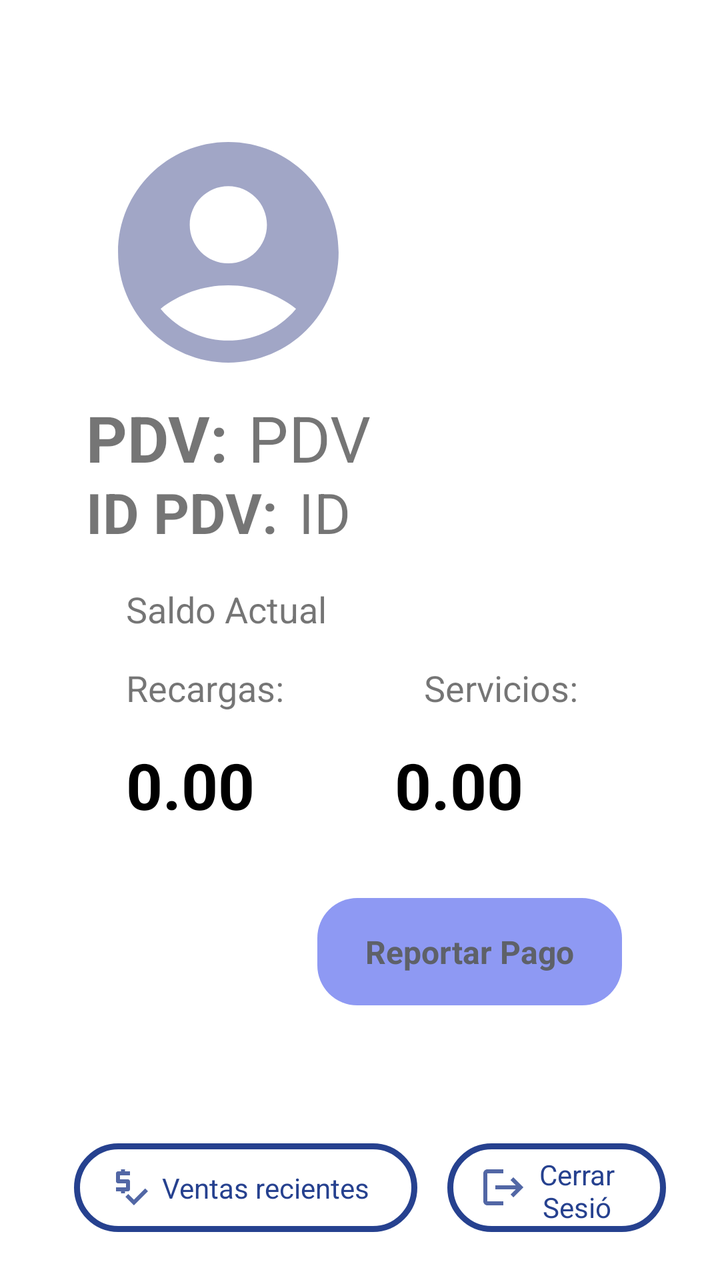
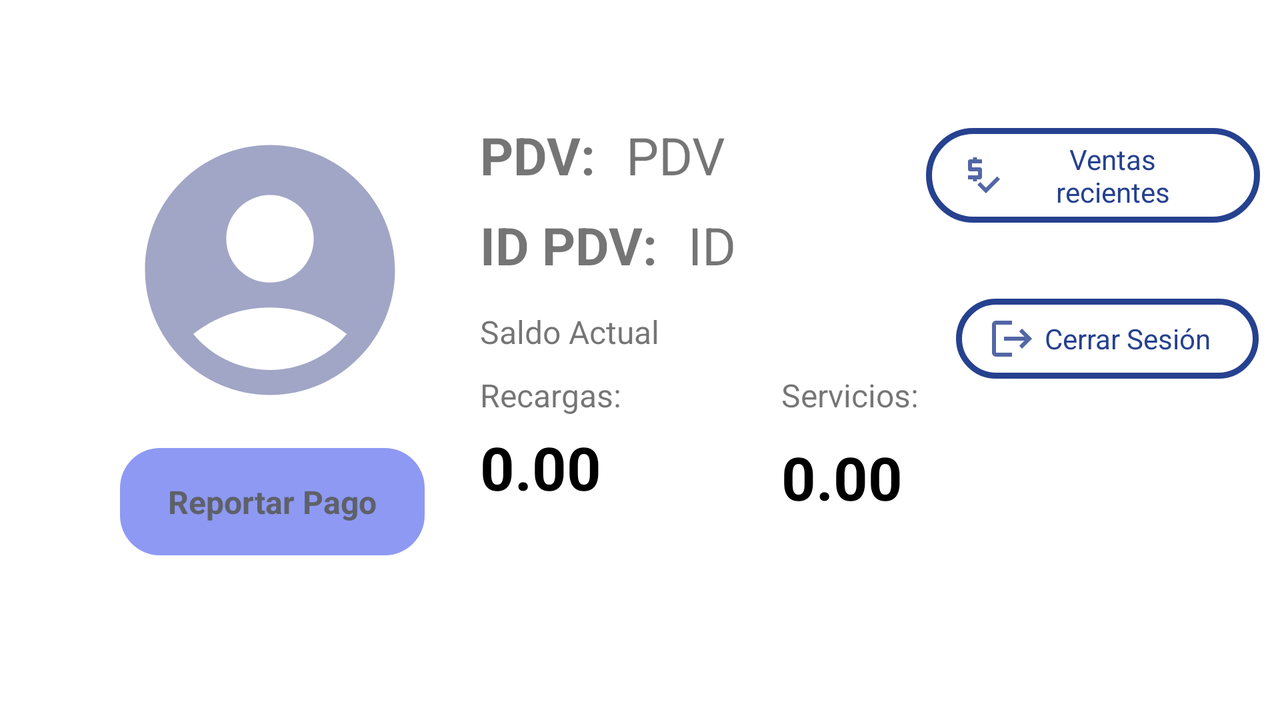

Compare how this app lays out the same screen by default and in its alternative resource folder. The renders come first, then the two layout files and the values they reference.
<!-- AndroidManifest.xml: application theme Theme.AppXtreme -->
<!-- res/layout/fragment_x_t_user.xml -->
<?xml version="1.0" encoding="utf-8"?>
<LinearLayout xmlns:android="http://schemas.android.com/apk/res/android"
    xmlns:app="http://schemas.android.com/apk/res-auto"
    xmlns:tools="http://schemas.android.com/tools"
    android:layout_width="match_parent"
    android:layout_height="match_parent"
    android:paddingTop="20dp"
    android:paddingBottom="20dp"
    android:paddingLeft="15dp"
    android:paddingRight="15dp"
    android:weightSum="4"
    android:orientation="vertical"
    tools:context=".main.user.ui.XTUserFragment">

    <RelativeLayout
        android:layout_width="match_parent"
        android:layout_height="0dp"
        android:gravity="center_vertical"
        android:layout_marginTop="30dp"
        android:layout_weight="1">

        <LinearLayout
            android:layout_width="150dp"
            android:layout_height="150dp"
            android:layout_gravity="center"
            android:layout_marginLeft="24dp"
            android:layout_marginTop="10dp"
            android:layout_marginRight="24dp"
            android:orientation="vertical">

            <androidx.appcompat.widget.AppCompatImageView
                android:layout_width="match_parent"
                android:layout_height="match_parent"
                android:src="@drawable/ic_user_account" />
        </LinearLayout>

    </RelativeLayout>

    <RelativeLayout
        android:layout_width="match_parent"
        android:layout_height="0dp"
        android:layout_weight="3"
        android:elevation="36dp">
        <androidx.appcompat.widget.LinearLayoutCompat
            android:layout_width="match_parent"
            android:layout_height="wrap_content"
            android:orientation="horizontal"
            android:layout_marginLeft="28dp"
            android:layout_marginRight="28dp"
            android:layout_marginTop="5dp"
            >
            <TextView
                android:layout_width="wrap_content"
                android:layout_height="wrap_content"
                android:text="@string/fragmentTitleUser"
                android:textStyle="bold"
                android:textSize="32dp" />
            <TextView
                android:id="@+id/tvOperator"
                android:layout_width="wrap_content"
                android:layout_height="wrap_content"
                android:layout_marginLeft="10dp"
                tools:text="PDV"
                android:textSize="32sp" />
        </androidx.appcompat.widget.LinearLayoutCompat>
        <androidx.appcompat.widget.LinearLayoutCompat
            android:layout_width="match_parent"
            android:layout_height="wrap_content"
            android:orientation="horizontal"
            android:layout_marginLeft="28dp"
            android:layout_marginRight="28dp"
            android:layout_marginTop="45dp"
            >
            <TextView
                android:id="@+id/titleIdPDV"
                android:layout_width="wrap_content"
                android:layout_height="wrap_content"
                android:text="@string/title_idpdv"
                android:textSize="28sp"
                android:textStyle="bold"
                />
            <TextView
                android:id="@+id/tvIdPDV"
                android:layout_width="wrap_content"
                android:layout_height="wrap_content"
                android:layout_marginLeft="10dp"
                tools:text="ID"
                android:textSize="28sp" />
        </androidx.appcompat.widget.LinearLayoutCompat>

        <LinearLayout
            android:layout_width="match_parent"
            android:layout_height="wrap_content"
            android:layout_marginTop="100dp"
            android:orientation="vertical">

            <androidx.appcompat.widget.LinearLayoutCompat
                android:layout_width="match_parent"
                android:layout_height="wrap_content"
                android:layout_marginLeft="48dp"
                android:layout_marginRight="48dp"
                android:orientation="horizontal"
                android:weightSum="2">

                <TextView
                    android:layout_width="match_parent"
                    android:layout_height="wrap_content"
                    android:text="@string/avaliable"
                    android:textSize="18sp" />
            </androidx.appcompat.widget.LinearLayoutCompat>

            <androidx.appcompat.widget.LinearLayoutCompat
                android:layout_width="match_parent"
                android:layout_height="wrap_content"
                android:layout_marginLeft="48dp"
                android:layout_marginTop="15dp"
                android:layout_marginRight="48dp"
                android:orientation="horizontal"
                android:weightSum="2">

                <TextView
                    android:id="@+id/titleSaldoRecarga"
                    android:layout_width="wrap_content"
                    android:layout_height="wrap_content"
                    android:text="Recargas:"
                    android:textSize="18sp" />

                <TextView
                    android:id="@+id/titleSaldoServicios"
                    android:layout_width="wrap_content"
                    android:layout_height="wrap_content"
                    android:layout_marginLeft="70dp"
                    android:text="Servicios:"
                    android:textSize="18sp"
                    app:layout_constraintStart_toStartOf="@id/titleSaldoRecarga" />
            </androidx.appcompat.widget.LinearLayoutCompat>

            <androidx.appcompat.widget.LinearLayoutCompat
                android:layout_width="match_parent"
                android:layout_height="wrap_content"
                android:layout_marginLeft="48dp"
                android:layout_marginTop="15dp"
                android:layout_marginRight="48dp"
                android:orientation="horizontal"
                android:weightSum="2">

                <TextView
                    android:id="@+id/tvSaldoRecarga"
                    android:layout_width="wrap_content"
                    android:layout_height="wrap_content"
                    android:textColor="@color/black"
                    android:textSize="32sp"
                    android:textStyle="bold"
                    tools:text="0.00" />

                <TextView
                    android:id="@+id/tvSaldoServicios"
                    android:layout_width="wrap_content"
                    android:layout_height="wrap_content"
                    android:layout_marginLeft="70dp"
                    android:textColor="@color/black"
                    android:textSize="32sp"
                    android:textStyle="bold"
                    app:layout_constraintStart_toStartOf="@id/titleSaldoRecarga"
                    tools:text="0.00" />
            </androidx.appcompat.widget.LinearLayoutCompat>

            <LinearLayout
                android:layout_width="wrap_content"
                android:layout_height="wrap_content"
                android:layout_gravity="right"
                android:layout_marginLeft="48dp"
                android:layout_marginTop="15dp"
                android:layout_marginRight="18dp"
                android:orientation="horizontal"
                android:weightSum="2">

                <com.google.android.material.button.MaterialButton
                    android:id="@+id/btnPago"
                    style="@style/Widget.Material3.Button.TonalButton"
                    android:layout_width="match_parent"
                    android:layout_height="wrap_content"
                    android:layout_gravity="center"
                    android:layout_marginHorizontal="16dp"
                    android:layout_marginVertical="16dp"
                    android:layout_marginTop="40dp"
                    android:gravity="center"
                    android:paddingVertical="16dp"
                    android:text="@string/btn_pago"
                    android:textAllCaps="false"
                    android:textColor="#5E6168"
                    android:textSize="16dp"
                    android:textStyle="bold"
                    android:visibility="visible"
                    app:backgroundTint="@color/xtreme_2"
                    app:cornerRadius="20dp"
                    app:layout_constraintBottom_toBottomOf="parent"
                    app:layout_constraintEnd_toEndOf="parent"
                    app:layout_constraintStart_toStartOf="parent" />
            </LinearLayout>

            <androidx.appcompat.widget.LinearLayoutCompat
                android:layout_width="match_parent"
                android:layout_height="wrap_content"
                android:layout_gravity="center"
                android:layout_marginLeft="12dp"
                android:layout_marginTop="45dp"
                android:layout_marginRight="12dp"
                android:orientation="horizontal"
                android:weightSum="2">

                <com.google.android.material.button.MaterialButton
                    android:id="@+id/btnVentas"
                    style="@style/Widget.Material3.Button.OutlinedButton.Icon"
                    android:layout_width="wrap_content"
                    android:layout_height="match_parent"
                    android:layout_marginLeft="10dp"
                    android:gravity="center"
                    android:text="@string/btn_ventas"
                    android:textAllCaps="false"
                    android:textSize="14sp"
                    app:icon="@drawable/ic_sells"
                    app:strokeColor="@color/xtreme_3"
                    app:strokeWidth="3dp" />

                <com.google.android.material.button.MaterialButton
                    android:id="@+id/btnLogout"
                    style="@style/Widget.Material3.Button.OutlinedButton.Icon"
                    android:layout_width="wrap_content"
                    android:layout_height="match_parent"
                    android:layout_marginLeft="15dp"
                    android:gravity="center"
                    android:text="@string/btnLogout"
                    android:textAllCaps="false"
                    android:textSize="14sp"
                    app:icon="@drawable/ic_logout"
                    app:strokeColor="@color/xtreme_3"
                    app:strokeWidth="3dp" />

            </androidx.appcompat.widget.LinearLayoutCompat>
        </LinearLayout>
    </RelativeLayout>
</LinearLayout>
<!-- resources referenced by this layout -->
<resources>
  <color name="black">#FF000000</color>
  <color name="xtreme_2">#8e99f3</color>
  <color name="xtreme_3">#26418f</color>
  <!-- drawable ic_logout (drawable-anydpi) -->
  <vector xmlns:android="http://schemas.android.com/apk/res/android"
      android:width="24dp"
      android:height="24dp"
      android:viewportWidth="24"
      android:viewportHeight="24"
      android:tint="#8A90B8"
      android:alpha="0.8"
      android:autoMirrored="true">
    <path
        android:fillColor="@android:color/white"
        android:pathData="M17,7l-1.41,1.41L18.17,11H8v2h10.17l-2.58,2.58L17,17l5,-5zM4,5h8V3H4c-1.1,0 -2,0.9 -2,2v14c0,1.1 0.9,2 2,2h8v-2H4V5z"/>
  </vector>
  <!-- drawable ic_sells (drawable-anydpi) -->
  <vector xmlns:android="http://schemas.android.com/apk/res/android"
      android:width="24dp"
      android:height="24dp"
      android:viewportWidth="24"
      android:viewportHeight="24"
      android:tint="#8A90B8"
      android:alpha="0.8">
    <path
        android:fillColor="@android:color/white"
        android:pathData="M12,13V9c0,-0.55 -0.45,-1 -1,-1H7V6h5V4H9.5V3h-2v1H6C5.45,4 5,4.45 5,5v4c0,0.55 0.45,1 1,1h4v2H5v2h2.5v1h2v-1H11C11.55,14 12,13.55 12,13z"/>
    <path
        android:fillColor="@android:color/white"
        android:pathData="M19.59,12.52l-5.66,5.65l-2.83,-2.83l-1.41,1.42l4.24,4.24l7.07,-7.07z"/>
  </vector>
  <!-- drawable ic_user_account (drawable-anydpi) -->
  <vector xmlns:android="http://schemas.android.com/apk/res/android"
      android:width="24dp"
      android:height="24dp"
      android:viewportWidth="24"
      android:viewportHeight="24"
      android:tint="#8A90B8"
      android:alpha="0.8">
    <path
        android:fillColor="@android:color/white"
        android:pathData="M12,2C6.48,2 2,6.48 2,12s4.48,10 10,10s10,-4.48 10,-10S17.52,2 12,2zM12,6c1.93,0 3.5,1.57 3.5,3.5S13.93,13 12,13s-3.5,-1.57 -3.5,-3.5S10.07,6 12,6zM12,20c-2.03,0 -4.43,-0.82 -6.14,-2.88C7.55,15.8 9.68,15 12,15s4.45,0.8 6.14,2.12C16.43,19.18 14.03,20 12,20z"/>
  </vector>
  <string name="avaliable">Saldo Actual</string>
  <string name="btnLogout">Cerrar Sesión</string>
  <string name="btn_pago">Reportar Pago</string>
  <string name="btn_ventas">Ventas recientes</string>
  <string name="fragmentTitleUser">PDV:</string>
  <string name="title_idpdv">ID PDV:</string>
  <color name="white">#FFFFFFFF</color>
  <color name="xtreme_2_1">#5a9cbf</color>
  <color name="teal_200">#FF03DAC5</color>
  <color name="teal_700">#FF018786</color>
  <style name="Widget.App.BottomNavigationView" parent="Widget.MaterialComponents.BottomNavigationView.Colored">
          <item name="materialThemeOverlay">@style/ThemeOverlay.App.BottomNavigationView</item>
      </style>
  <style name="AppTheme.DatePickerDialog" parent="Theme.MaterialComponents.Light.Dialog">
          <item name="android:colorAccent">@color/xtreme_2</item>
          <item name="android:colorControlActivated">@color/xtreme_2_2</item>
          <item name="android:buttonBarPositiveButtonStyle">@style/AppTheme.Alert.Button.Positive</item>
          <item name="android:buttonBarNegativeButtonStyle">@style/AppTheme.Alert.Button.Negative</item>
          <item name="android:buttonBarNeutralButtonStyle">@style/AppTheme.Alert.Button.Neutral</item>
      </style>
  <style name="ThemeOverlay.App.BottomNavigationView" parent="">
          <item name="colorPrimary">@color/xtreme_2</item>
          <item name="colorOnPrimary">@color/xtreme_3</item>
      </style>
  <color name="xtreme_2_2">#8dcdf2</color>
  <style name="AppTheme.Alert.Button.Positive" parent="Widget.MaterialComponents.Button.TextButton">
          <item name="android:textColor">@color/xtreme_2</item>
      </style>
  <style name="AppTheme.Alert.Button.Negative" parent="Widget.MaterialComponents.Button.TextButton">
          <item name="android:textColor">@color/xtreme_2</item>
      </style>
  <style name="AppTheme.Alert.Button.Neutral" parent="Widget.MaterialComponents.Button.TextButton">
          <item name="android:textColor">@color/xtreme_2</item>
      </style>
  <!-- some entries are left out for length -->
</resources>
<!-- res/layout-sw320dp-land/fragment_x_t_user.xml (the repository's variant of the layout above) -->
<!-- drawn on the phone turned sideways -->
<?xml version="1.0" encoding="utf-8"?>
<androidx.constraintlayout.widget.ConstraintLayout xmlns:android="http://schemas.android.com/apk/res/android"
    android:layout_width="match_parent"
    android:layout_height="match_parent"
    xmlns:app="http://schemas.android.com/apk/res-auto"
    xmlns:tools="http://schemas.android.com/tools"
    android:paddingTop="20dp"
    android:paddingBottom="20dp">
    <RelativeLayout
        android:layout_width="match_parent"
        android:layout_height="match_parent"
        android:layout_marginStart="10dp"
        android:layout_marginEnd="10dp"
        android:layout_marginBottom="10dp"
        android:orientation="vertical"
        app:layout_constraintBottom_toBottomOf="parent"
        app:layout_constraintEnd_toEndOf="parent"
        app:layout_constraintStart_toStartOf="parent"
        app:layout_constraintTop_toTopOf="parent">

        <androidx.appcompat.widget.AppCompatImageView
            android:id="@+id/ivAccount"
            android:layout_width="150dp"
            android:layout_height="150dp"
            android:layout_alignParentStart="true"
            android:layout_alignParentTop="true"
            android:layout_marginStart="50dp"
            android:layout_marginTop="40dp"
            android:src="@drawable/ic_user_account" />
        
        <TextView
            android:id="@+id/tvTitlePdv"
            android:layout_width="wrap_content"
            android:layout_height="wrap_content"
            android:layout_alignParentTop="true"
            android:layout_marginStart="30dp"
            android:layout_marginTop="40dp"
            android:layout_toEndOf="@+id/ivAccount"
            android:text="@string/fragmentTitleUser"
            android:textSize="@dimen/tvTitles"
            android:textStyle="bold" />

        <TextView
            android:id="@+id/tvOperator"
            android:layout_width="wrap_content"
            android:layout_height="wrap_content"
            android:layout_alignParentTop="true"
            android:layout_marginStart="15dp"
            android:layout_marginTop="40dp"
            android:layout_toEndOf="@+id/tvTitlePdv"
            android:textSize="@dimen/tvTitles"
            tools:text="PDV" />
        
        <TextView
            android:id="@+id/tvTitleIdPDV"
            android:layout_width="wrap_content"
            android:layout_height="wrap_content"
            android:layout_below="@+id/tvTitlePdv"
            android:layout_marginStart="30dp"
            android:layout_marginTop="10dp"
            android:layout_toEndOf="@+id/ivAccount"
            android:text="@string/title_idpdv"
            android:textSize="26sp"
            android:textStyle="bold" />

        <TextView
            android:id="@+id/tvIdPDV"
            android:layout_width="wrap_content"
            android:layout_height="wrap_content"
            android:layout_below="@+id/tvOperator"
            android:layout_marginStart="15dp"
            android:layout_marginTop="10dp"
            android:layout_toEndOf="@+id/tvTitleIdPDV"
            android:textSize="26sp"
            tools:text="ID" />

        
        <TextView
            android:id="@+id/tvTitleSaldo"
            android:layout_width="wrap_content"
            android:layout_height="wrap_content"
            android:layout_below="@+id/tvTitleIdPDV"
            android:layout_alignParentEnd="true"
            android:layout_marginStart="30dp"
            android:layout_marginTop="15dp"
            android:layout_marginEnd="100dp"
            android:layout_toEndOf="@+id/ivAccount"
            android:text="@string/avaliable"
            android:textSize="16sp" />

        
        <TextView
            android:id="@+id/tvTitleSaldoRecarga"
            android:layout_width="wrap_content"
            android:layout_height="wrap_content"
            android:layout_below="@+id/tvTitleSaldo"
            android:layout_alignParentStart="true"
            android:layout_marginStart="230dp"
            android:layout_marginTop="10dp"
            android:layout_toEndOf="@+id/ivAccount"
            android:text="Recargas:"
            android:textSize="16sp" />
        
        <TextView
            android:id="@+id/tvTitleSaldoServicios"
            android:layout_width="wrap_content"
            android:layout_height="wrap_content"
            android:layout_below="@+id/tvTitleSaldo"
            android:layout_alignParentEnd="true"
            android:layout_marginStart="80dp"
            android:layout_marginTop="10dp"
            android:layout_marginEnd="60dp"
            android:layout_toEndOf="@+id/tvTitleSaldoRecarga"
            android:text="Servicios:"
            android:textSize="16sp" />
        
        <TextView
            android:id="@+id/tvSaldoRecarga"
            android:layout_width="wrap_content"
            android:layout_height="wrap_content"
            android:layout_below="@+id/tvTitleSaldoRecarga"
            android:layout_alignParentStart="true"
            android:layout_marginStart="230dp"
            android:layout_marginTop="5dp"
            android:textColor="@color/black"
            android:textSize="30sp"
            android:textStyle="bold"
            tools:text="0.00" />
        
        <TextView
            android:id="@+id/tvSaldoServicios"
            android:layout_width="wrap_content"
            android:layout_height="wrap_content"
            android:layout_below="@+id/tvTitleSaldoServicios"
            android:layout_marginStart="90dp"
            android:layout_marginTop="10dp"
            android:layout_toEndOf="@+id/tvSaldoRecarga"
            android:textColor="@color/black"
            android:textSize="30sp"
            android:textStyle="bold"
            tools:text="0.00" />

        
        <com.google.android.material.button.MaterialButton
            android:id="@+id/btnPago"
            style="@style/Widget.Material3.Button.TonalButton"
            android:layout_width="wrap_content"
            android:layout_height="wrap_content"
            android:layout_below="@+id/ivAccount"
            android:layout_alignParentStart="true"
            android:layout_gravity="center"
            android:layout_marginStart="50dp"
            android:layout_marginTop="10dp"
            android:gravity="center"
            android:paddingVertical="16dp"
            android:text="@string/btn_pago"
            android:textAllCaps="false"
            android:textColor="#5E6168"
            android:textSize="16dp"
            android:textStyle="bold"
            android:visibility="visible"
            app:backgroundTint="@color/xtreme_2"
            app:cornerRadius="20dp" />

        
        <com.google.android.material.button.MaterialButton
            android:id="@+id/btnVentas"
            style="@style/Widget.Material3.Button.OutlinedButton.Icon"
            android:layout_width="wrap_content"
            android:layout_height="wrap_content"
            android:layout_alignParentTop="true"
            android:layout_marginStart="100dp"
            android:layout_marginTop="40dp"
            android:layout_toEndOf="@+id/tvOperator"
            android:gravity="center"
            android:text="@string/btn_ventas"
            android:textAllCaps="false"
            android:textSize="14sp"
            app:icon="@drawable/ic_sells"
            app:strokeColor="@color/xtreme_3"
            app:strokeWidth="3dp" />
        
        <com.google.android.material.button.MaterialButton
            android:id="@+id/btnLogout"
            style="@style/Widget.Material3.Button.OutlinedButton.Icon"
            android:layout_width="wrap_content"
            android:layout_height="wrap_content"
            android:layout_below="@+id/btnVentas"
            android:layout_marginStart="110dp"
            android:layout_marginTop="30dp"
            android:layout_toEndOf="@+id/tvIdPDV"
            android:gravity="center"
            android:text="@string/btnLogout"
            android:textAllCaps="false"
            android:textSize="14sp"
            app:icon="@drawable/ic_logout"
            app:strokeColor="@color/xtreme_3"
            app:strokeWidth="3dp" />
    </RelativeLayout>

</androidx.constraintlayout.widget.ConstraintLayout>
<!-- resources referenced by the variant -->
<!-- as the phone turned sideways resolves them -->
<resources>
  <color name="black">#FF000000</color>
  <color name="xtreme_2">#8e99f3</color>
  <color name="xtreme_3">#26418f</color>
  <!-- from res/values-sw320dp/ -->
  <dimen name="tvTitles">26sp</dimen>
  <!-- drawable ic_logout (drawable-anydpi) -->
  <vector xmlns:android="http://schemas.android.com/apk/res/android"
      android:width="24dp"
      android:height="24dp"
      android:viewportWidth="24"
      android:viewportHeight="24"
      android:tint="#8A90B8"
      android:alpha="0.8"
      android:autoMirrored="true">
    <path
        android:fillColor="@android:color/white"
        android:pathData="M17,7l-1.41,1.41L18.17,11H8v2h10.17l-2.58,2.58L17,17l5,-5zM4,5h8V3H4c-1.1,0 -2,0.9 -2,2v14c0,1.1 0.9,2 2,2h8v-2H4V5z"/>
  </vector>
  <!-- drawable ic_user_account (drawable-anydpi) -->
  <vector xmlns:android="http://schemas.android.com/apk/res/android"
      android:width="24dp"
      android:height="24dp"
      android:viewportWidth="24"
      android:viewportHeight="24"
      android:tint="#8A90B8"
      android:alpha="0.8">
    <path
        android:fillColor="@android:color/white"
        android:pathData="M12,2C6.48,2 2,6.48 2,12s4.48,10 10,10s10,-4.48 10,-10S17.52,2 12,2zM12,6c1.93,0 3.5,1.57 3.5,3.5S13.93,13 12,13s-3.5,-1.57 -3.5,-3.5S10.07,6 12,6zM12,20c-2.03,0 -4.43,-0.82 -6.14,-2.88C7.55,15.8 9.68,15 12,15s4.45,0.8 6.14,2.12C16.43,19.18 14.03,20 12,20z"/>
  </vector>
  <string name="avaliable">Saldo Actual</string>
  <string name="btnLogout">Cerrar Sesión</string>
  <string name="btn_pago">Reportar Pago</string>
  <string name="btn_ventas">Ventas recientes</string>
  <string name="fragmentTitleUser">PDV:</string>
  <string name="title_idpdv">ID PDV:</string>
  <color name="white">#FFFFFFFF</color>
  <color name="xtreme_2_1">#5a9cbf</color>
  <color name="teal_200">#FF03DAC5</color>
  <color name="teal_700">#FF018786</color>
  <style name="Widget.App.BottomNavigationView" parent="Widget.MaterialComponents.BottomNavigationView.Colored">
          <item name="materialThemeOverlay">@style/ThemeOverlay.App.BottomNavigationView</item>
      </style>
  <style name="AppTheme.DatePickerDialog" parent="Theme.MaterialComponents.Light.Dialog">
          <item name="android:colorAccent">@color/xtreme_2</item>
          <item name="android:colorControlActivated">@color/xtreme_2_2</item>
          <item name="android:buttonBarPositiveButtonStyle">@style/AppTheme.Alert.Button.Positive</item>
          <item name="android:buttonBarNegativeButtonStyle">@style/AppTheme.Alert.Button.Negative</item>
          <item name="android:buttonBarNeutralButtonStyle">@style/AppTheme.Alert.Button.Neutral</item>
      </style>
  <style name="ThemeOverlay.App.BottomNavigationView" parent="">
          <item name="colorPrimary">@color/xtreme_2</item>
          <item name="colorOnPrimary">@color/xtreme_3</item>
      </style>
  <color name="xtreme_2_2">#8dcdf2</color>
  <style name="AppTheme.Alert.Button.Positive" parent="Widget.MaterialComponents.Button.TextButton">
          <item name="android:textColor">@color/xtreme_2</item>
      </style>
  <style name="AppTheme.Alert.Button.Negative" parent="Widget.MaterialComponents.Button.TextButton">
          <item name="android:textColor">@color/xtreme_2</item>
      </style>
  <style name="AppTheme.Alert.Button.Neutral" parent="Widget.MaterialComponents.Button.TextButton">
          <item name="android:textColor">@color/xtreme_2</item>
      </style>
  <!-- some entries are left out for length -->
</resources>
